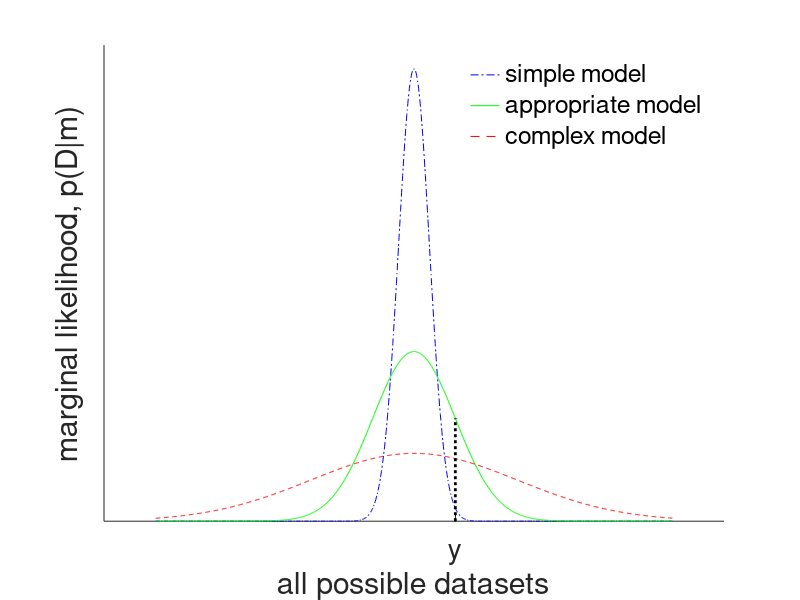

MATLAB code for this plot:
clear; close all
x = -5:0.01:5;
simple = normpdf(x,0,0.3);
justright = normpdf(x,0,0.8);
toocomplex = normpdf(x,0,2);
ylocation = 0.8;
figure; hold on;
plot(x,simple,'b-.');
plot(x,justright,'g');
plot(x,toocomplex,'r--');
line([ylocation,ylocation],[0,normpdf(ylocation,0,0.8)],'Color','k','LineStyle',':','LineWidth',2);
set(gca,'XTick',[ylocation],'FontSize',18);
set(gca,'YTick',[],'FontSize',18);
set(gca,'XTickLabel',{'y'},'FontSize',18, 'FontWeight','bold')
set(gca,'FontWeight','normal');
xlabel('all possible datasets');
ylabel('marginal likelihood, p(D|m)');
legend({'simple model', 'appropriate model', 'complex model'},'Location','Best');
legend boxoff
set(gca,'FontSize',20);
saveas(gcf, '/home/trung/Dropbox/phdDocuments/trungthesis/figs/occam.eps','epsc');
